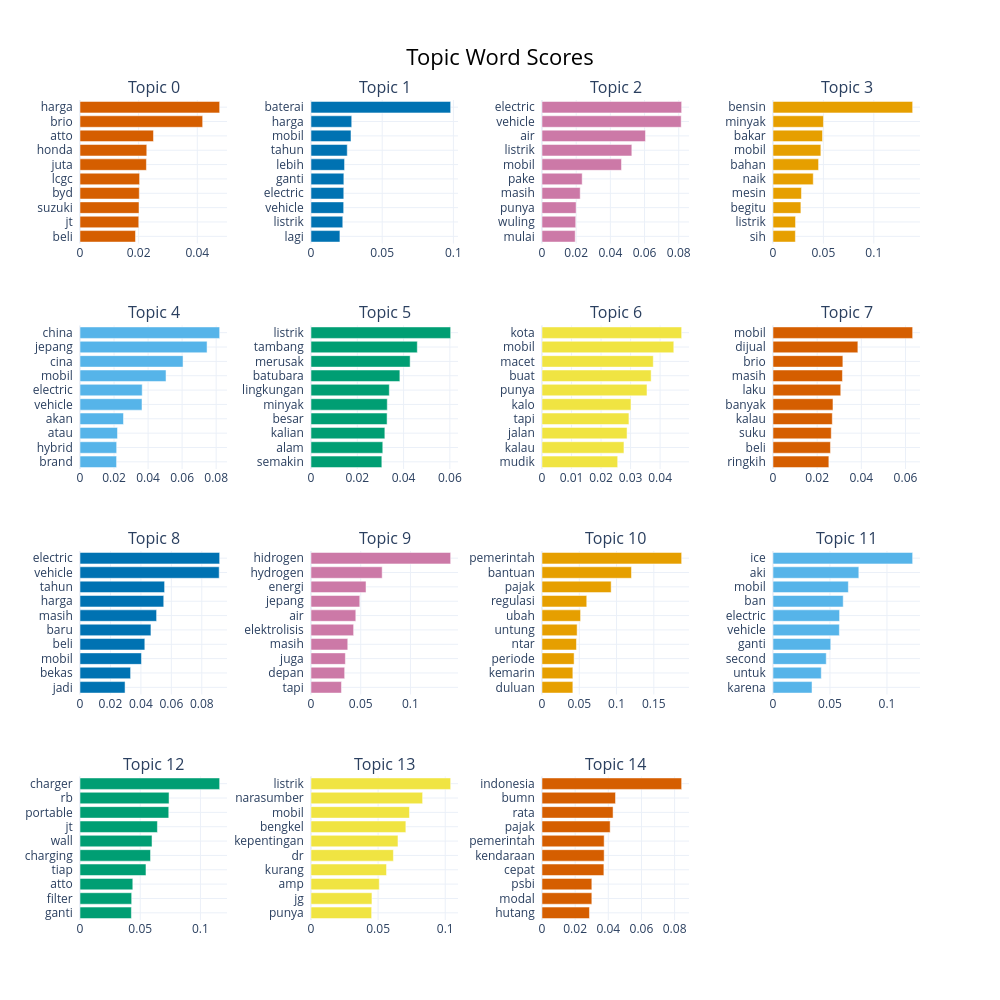

The code cell stored with this chart in its notebook:
### Code cell
topic_model.visualize_barchart(top_n_topics=50, n_words=10)

### Figure 1 — Plotly figure (JSON) as saved in the notebook; plotly's stock layout.template omitted (floating-point values rounded to 4 significant figures)
{"data": [{"marker": {"color": "#D55E00"}, "orientation": "h", "type": "bar", "x": [0.01892, 0.02004, 0.02012, 0.02022, 0.02033, 0.02265, 0.02277, 0.02506, 0.04183, 0.04763], "xaxis": "x", "y": ["beli  ", "jt  ", "suzuki  ", "byd  ", "lcgc  ", "juta  ", "honda  ", "atto  ", "brio  ", "harga  "], "yaxis": "y"}, {"marker": {"color": "#0072B2"}, "orientation": "h", "type": "bar", "x": [0.02031, 0.02232, 0.02294, 0.02302, 0.02307, 0.02356, 0.02546, 0.02808, 0.02859, 0.09807], "xaxis": "x2", "y": ["lagi  ", "listrik  ", "vehicle  ", "electric  ", "ganti  ", "lebih  ", "tahun  ", "mobil  ", "harga  ", "baterai  "], "yaxis": "y2"}, {"marker": {"color": "#CC79A7"}, "orientation": "h", "type": "bar", "x": [0.01943, 0.01973, 0.01996, 0.02235, 0.02351, 0.04652, 0.05255, 0.06054, 0.08143, 0.0817], "xaxis": "x3", "y": ["mulai  ", "wuling  ", "punya  ", "masih  ", "pake  ", "mobil  ", "listrik  ", "air  ", "vehicle  ", "electric  "], "yaxis": "y3"}, {"marker": {"color": "#E69F00"}, "orientation": "h", "type": "bar", "x": [0.0222, 0.02235, 0.02766, 0.02822, 0.03994, 0.04522, 0.04748, 0.04914, 0.05005, 0.1385], "xaxis": "x4", "y": ["sih  ", "listrik  ", "begitu  ", "mesin  ", "naik  ", "bahan  ", "mobil  ", "bakar  ", "minyak  ", "bensin  "], "yaxis": "y4"}, {"marker": {"color": "#56B4E9"}, "orientation": "h", "type": "bar", "x": [0.02149, 0.02154, 0.02203, 0.02554, 0.03642, 0.03655, 0.05055, 0.06055, 0.07465, 0.08205], "xaxis": "x5", "y": ["brand  ", "hybrid  ", "atau  ", "akan  ", "vehicle  ", "electric  ", "mobil  ", "cina  ", "jepang  ", "china  "], "yaxis": "y5"}, {"marker": {"color": "#009E73"}, "orientation": "h", "type": "bar", "x": [0.03061, 0.03101, 0.03191, 0.03288, 0.03296, 0.03383, 0.0384, 0.04283, 0.04593, 0.06034], "xaxis": "x6", "y": ["semakin  ", "alam  ", "kalian  ", "besar  ", "minyak  ", "lingkungan  ", "batubara  ", "merusak  ", "tambang  ", "listrik  "], "yaxis": "y6"}, {"marker": {"color": "#F0E442"}, "orientation": "h", "type": "bar", "x": [0.02563, 0.02775, 0.0288, 0.02944, 0.03013, 0.03555, 0.03696, 0.03768, 0.04463, 0.04729], "xaxis": "x7", "y": ["mudik  ", "kalau  ", "jalan  ", "tapi  ", "kalo  ", "punya  ", "buat  ", "macet  ", "mobil  ", "kota  "], "yaxis": "y7"}, {"marker": {"color": "#D55E00"}, "orientation": "h", "type": "bar", "x": [0.02529, 0.02602, 0.02638, 0.02686, 0.02716, 0.03068, 0.03145, 0.03164, 0.03843, 0.06325], "xaxis": "x8", "y": ["ringkih  ", "beli  ", "suku  ", "kalau  ", "banyak  ", "laku  ", "masih  ", "brio  ", "dijual  ", "mobil  "], "yaxis": "y8"}, {"marker": {"color": "#0072B2"}, "orientation": "h", "type": "bar", "x": [0.0296, 0.03323, 0.04038, 0.04257, 0.04659, 0.05031, 0.05501, 0.05557, 0.09142, 0.09173], "xaxis": "x9", "y": ["jadi  ", "bekas  ", "mobil  ", "beli  ", "baru  ", "masih  ", "harga  ", "tahun  ", "vehicle  ", "electric  "], "yaxis": "y9"}, {"marker": {"color": "#CC79A7"}, "orientation": "h", "type": "bar", "x": [0.03061, 0.03385, 0.03455, 0.03696, 0.04285, 0.04505, 0.04904, 0.05533, 0.07157, 0.1404], "xaxis": "x10", "y": ["tapi  ", "depan  ", "juga  ", "masih  ", "elektrolisis  ", "air  ", "jepang  ", "energi  ", "hydrogen  ", "hidrogen  "], "yaxis": "y10"}, {"marker": {"color": "#E69F00"}, "orientation": "h", "type": "bar", "x": [0.04139, 0.04139, 0.04306, 0.04623, 0.04712, 0.05173, 0.06003, 0.09276, 0.12, 0.1873], "xaxis": "x11", "y": ["duluan  ", "kemarin  ", "periode  ", "ntar  ", "untung  ", "ubah  ", "regulasi  ", "pajak  ", "bantuan  ", "pemerintah  "], "yaxis": "y11"}, {"marker": {"color": "#56B4E9"}, "orientation": "h", "type": "bar", "x": [0.03424, 0.04237, 0.04672, 0.05066, 0.05823, 0.05842, 0.06161, 0.06611, 0.0753, 0.1225], "xaxis": "x12", "y": ["karena  ", "untuk  ", "second  ", "ganti  ", "vehicle  ", "electric  ", "ban  ", "mobil  ", "aki  ", "ice  "], "yaxis": "y12"}, {"marker": {"color": "#009E73"}, "orientation": "h", "type": "bar", "x": [0.04265, 0.0429, 0.04384, 0.05477, 0.05855, 0.0598, 0.06427, 0.07369, 0.07394, 0.1159], "xaxis": "x13", "y": ["ganti  ", "filter  ", "atto  ", "tiap  ", "charging  ", "wall  ", "jt  ", "portable  ", "rb  ", "charger  "], "yaxis": "y13"}, {"marker": {"color": "#F0E442"}, "orientation": "h", "type": "bar", "x": [0.04516, 0.0454, 0.05086, 0.05626, 0.06137, 0.06479, 0.07065, 0.07334, 0.08314, 0.104], "xaxis": "x14", "y": ["punya  ", "jg  ", "amp  ", "kurang  ", "dr  ", "kepentingan  ", "bengkel  ", "mobil  ", "narasumber  ", "listrik  "], "yaxis": "y14"}, {"marker": {"color": "#D55E00"}, "orientation": "h", "type": "bar", "x": [0.02863, 0.03007, 0.03007, 0.03733, 0.0375, 0.0375, 0.04112, 0.04287, 0.04434, 0.08424], "xaxis": "x15", "y": ["hutang  ", "modal  ", "psbi  ", "cepat  ", "kendaraan  ", "pemerintah  ", "pajak  ", "rata  ", "bumn  ", "indonesia  "], "yaxis": "y15"}], "layout": {"annotations": [{"font": {"size": 16}, "showarrow": false, "text": "Topic 0", "x": 0.0875, "xanchor": "center", "xref": "paper", "y": 1, "yanchor": "bottom", "yref": "paper"}, {"font": {"size": 16}, "showarrow": false, "text": "Topic 1", "x": 0.3625, "xanchor": "center", "xref": "paper", "y": 1, "yanchor": "bottom", "yref": "paper"}, {"font": {"size": 16}, "showarrow": false, "text": "Topic 2", "x": 0.6375, "xanchor": "center", "xref": "paper", "y": 1, "yanchor": "bottom", "yref": "paper"}, {"font": {"size": 16}, "showarrow": false, "text": "Topic 3", "x": 0.9125, "xanchor": "center", "xref": "paper", "y": 1, "yanchor": "bottom", "yref": "paper"}, {"font": {"size": 16}, "showarrow": false, "text": "Topic 4", "x": 0.0875, "xanchor": "center", "xref": "paper", "y": 0.725, "yanchor": "bottom", "yref": "paper"}, {"font": {"size": 16}, "showarrow": false, "text": "Topic 5", "x": 0.3625, "xanchor": "center", "xref": "paper", "y": 0.725, "yanchor": "bottom", "yref": "paper"}, {"font": {"size": 16}, "showarrow": false, "text": "Topic 6", "x": 0.6375, "xanchor": "center", "xref": "paper", "y": 0.725, "yanchor": "bottom", "yref": "paper"}, {"font": {"size": 16}, "showarrow": false, "text": "Topic 7", "x": 0.9125, "xanchor": "center", "xref": "paper", "y": 0.725, "yanchor": "bottom", "yref": "paper"}, {"font": {"size": 16}, "showarrow": false, "text": "Topic 8", "x": 0.0875, "xanchor": "center", "xref": "paper", "y": 0.45, "yanchor": "bottom", "yref": "paper"}, {"font": {"size": 16}, "showarrow": false, "text": "Topic 9", "x": 0.3625, "xanchor": "center", "xref": "paper", "y": 0.45, "yanchor": "bottom", "yref": "paper"}, {"font": {"size": 16}, "showarrow": false, "text": "Topic 10", "x": 0.6375, "xanchor": "center", "xref": "paper", "y": 0.45, "yanchor": "bottom", "yref": "paper"}, {"font": {"size": 16}, "showarrow": false, "text": "Topic 11", "x": 0.9125, "xanchor": "center", "xref": "paper", "y": 0.45, "yanchor": "bottom", "yref": "paper"}, {"font": {"size": 16}, "showarrow": false, "text": "Topic 12", "x": 0.0875, "xanchor": "center", "xref": "paper", "y": 0.175, "yanchor": "bottom", "yref": "paper"}, {"font": {"size": 16}, "showarrow": false, "text": "Topic 13", "x": 0.3625, "xanchor": "center", "xref": "paper", "y": 0.175, "yanchor": "bottom", "yref": "paper"}, {"font": {"size": 16}, "showarrow": false, "text": "Topic 14", "x": 0.6375, "xanchor": "center", "xref": "paper", "y": 0.175, "yanchor": "bottom", "yref": "paper"}], "height": 1000, "hoverlabel": {"bgcolor": "white", "font": {"family": "Rockwell", "size": 16}}, "showlegend": false, "title": {"font": {"color": "Black", "size": 22}, "text": "Topic Word Scores", "x": 0.5, "xanchor": "center", "yanchor": "top"}, "width": 1000, "xaxis": {"anchor": "y", "domain": [0, 0.175], "showgrid": true}, "xaxis10": {"anchor": "y10", "domain": [0.275, 0.45], "showgrid": true}, "xaxis11": {"anchor": "y11", "domain": [0.55, 0.725], "showgrid": true}, "xaxis12": {"anchor": "y12", "domain": [0.825, 1], "showgrid": true}, "xaxis13": {"anchor": "y13", "domain": [0, 0.175], "showgrid": true}, "xaxis14": {"anchor": "y14", "domain": [0.275, 0.45], "showgrid": true}, "xaxis15": {"anchor": "y15", "domain": [0.55, 0.725], "showgrid": true}, "xaxis16": {"anchor": "y16", "domain": [0.825, 1], "showgrid": true}, "xaxis2": {"anchor": "y2", "domain": [0.275, 0.45], "showgrid": true}, "xaxis3": {"anchor": "y3", "domain": [0.55, 0.725], "showgrid": true}, "xaxis4": {"anchor": "y4", "domain": [0.825, 1], "showgrid": true}, "xaxis5": {"anchor": "y5", "domain": [0, 0.175], "showgrid": true}, "xaxis6": {"anchor": "y6", "domain": [0.275, 0.45], "showgrid": true}, "xaxis7": {"anchor": "y7", "domain": [0.55, 0.725], "showgrid": true}, "xaxis8": {"anchor": "y8", "domain": [0.825, 1], "showgrid": true}, "xaxis9": {"anchor": "y9", "domain": [0, 0.175], "showgrid": true}, "yaxis": {"anchor": "x", "domain": [0.825, 1], "showgrid": true}, "yaxis10": {"anchor": "x10", "domain": [0.275, 0.45], "showgrid": true}, "yaxis11": {"anchor": "x11", "domain": [0.275, 0.45], "showgrid": true}, "yaxis12": {"anchor": "x12", "domain": [0.275, 0.45], "showgrid": true}, "yaxis13": {"anchor": "x13", "domain": [0, 0.175], "showgrid": true}, "yaxis14": {"anchor": "x14", "domain": [0, 0.175], "showgrid": true}, "yaxis15": {"anchor": "x15", "domain": [0, 0.175], "showgrid": true}, "yaxis16": {"anchor": "x16", "domain": [0, 0.175], "showgrid": true}, "yaxis2": {"anchor": "x2", "domain": [0.825, 1], "showgrid": true}, "yaxis3": {"anchor": "x3", "domain": [0.825, 1], "showgrid": true}, "yaxis4": {"anchor": "x4", "domain": [0.825, 1], "showgrid": true}, "yaxis5": {"anchor": "x5", "domain": [0.55, 0.725], "showgrid": true}, "yaxis6": {"anchor": "x6", "domain": [0.55, 0.725], "showgrid": true}, "yaxis7": {"anchor": "x7", "domain": [0.55, 0.725], "showgrid": true}, "yaxis8": {"anchor": "x8", "domain": [0.55, 0.725], "showgrid": true}, "yaxis9": {"anchor": "x9", "domain": [0.275, 0.45], "showgrid": true}}}
